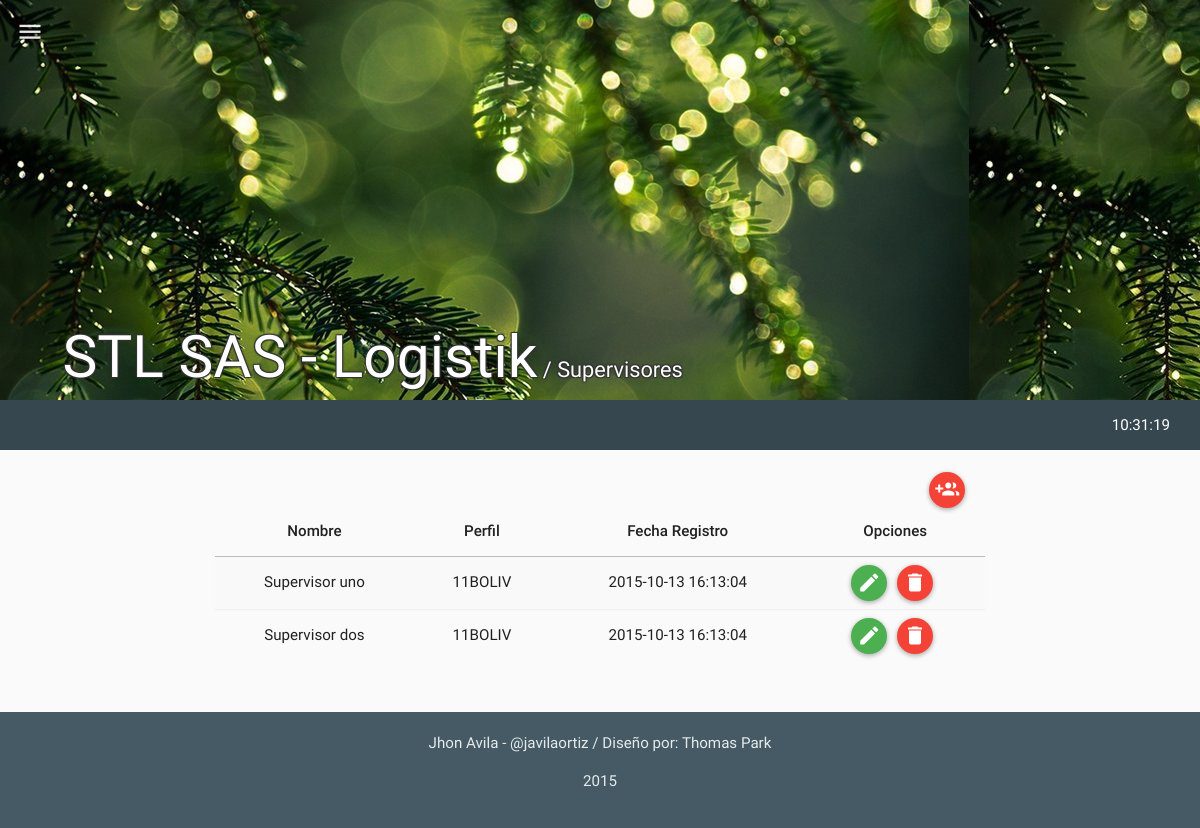
Page /mods/supervisores/supervisores.php (signed in) on the earlier database version.
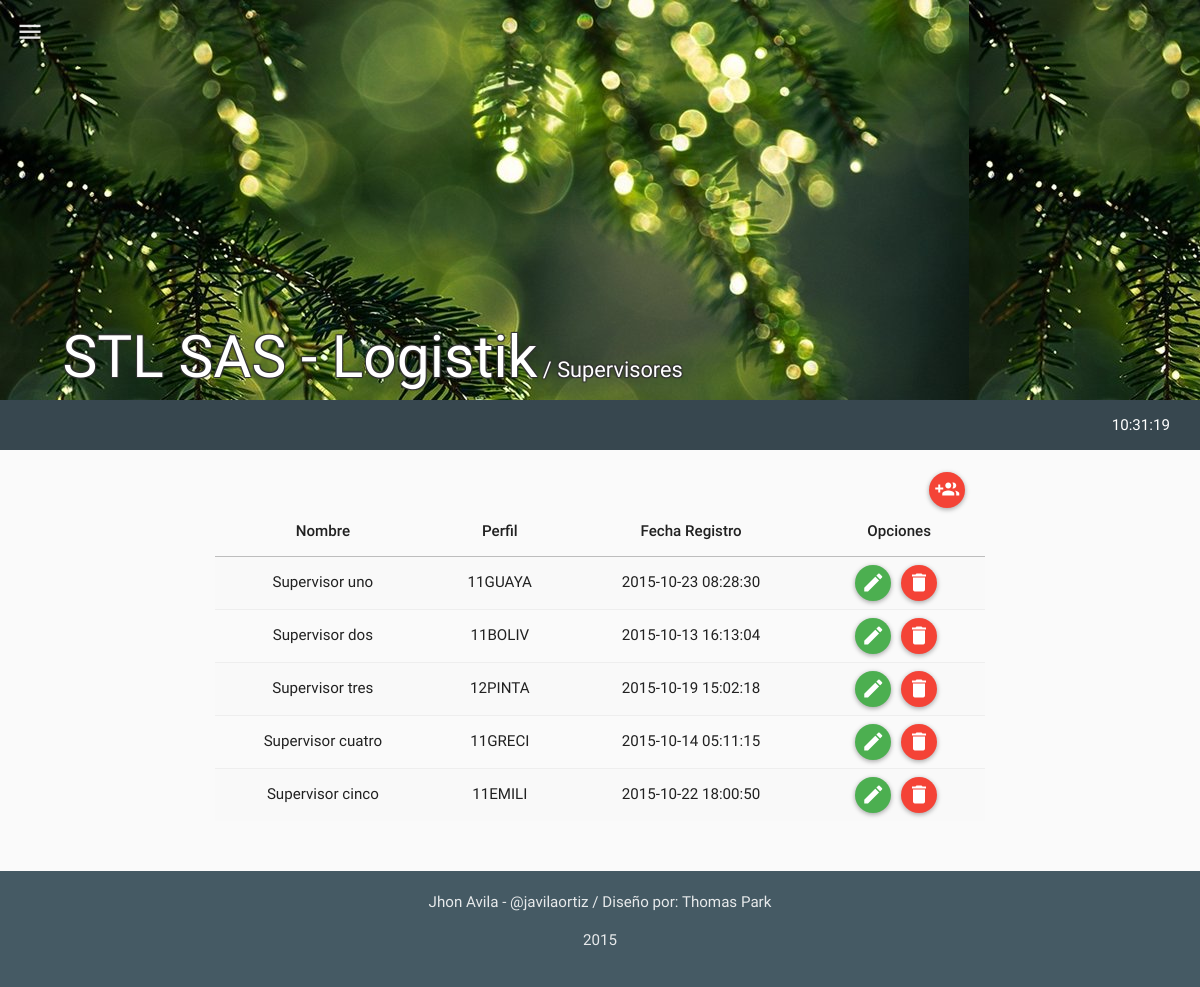
Same page on the later database version.
### tables this page shows
CREATE TABLE IF NOT EXISTS `tbl_supervisores` (
  `su_id` int(11) NOT NULL,
  `su_nombre` varchar(60) NOT NULL,
  `su_fi_id` int(11) NOT NULL,
  `su_timestamp` timestamp NOT NULL DEFAULT CURRENT_TIMESTAMP ON UPDATE CURRENT_TIMESTAMP,
  `su_created` int(11) NOT NULL,
  `su_estado` int(11) NOT NULL
);

CREATE TABLE IF NOT EXISTS `tbl_fincas` (
  `fi_id` int(11) NOT NULL,
  `fi_codigo` varchar(10) NOT NULL,
  `fi_sn_id` int(11) NOT NULL,
  `fi_timestamp` timestamp NOT NULL DEFAULT CURRENT_TIMESTAMP ON UPDATE CURRENT_TIMESTAMP,
  `fi_created` int(11) NOT NULL,
  `fi_estado` int(11) NOT NULL
);

### php/db.php (called while the page is built, shortened)
<?php
class con {
    private $host = 'localhost';
    private $user = 'root';
    private $pass = '';
    public $type = 'mysql';
    private $db = "bd_stl_logistica";
    public $lid = 0;
    function connect() {
        $connect = $this->type.'_connect';
        if (!$this->lid = $connect($this->host, $this->user, $this->pass)) {
        }
		else {
			$sql = $this->type.'_select_db';
			if (!$baseconections = $sql($this->db,$this->lid)) {
				mysql_query("SET NAMES 'utf8'");
			}
		}
		return ($this->lid);
 	}
}
?>

### php/supervisores.php (the view, shortened to what this page needs)
<?php
class supervisores{
  function get_supervisores(){
    $con = new con();
    $rt = new route();
    if(isset($_SESSION["ses_id"])){
      $qry='SELECT * FROM tbl_supervisores AS S
            INNER JOIN tbl_fincas AS F ON F.fi_id = S.su_fi_id
            WHERE S.su_estado=1;';
      $res = mysql_query($qry);
      $item =" ";
      $script ="<script>$(document).ready(function(){";
      while($row_res = mysql_fetch_assoc($res)) {
        $fn = "editar_usuario(".$row_res["su_id"].", '".$row_res["su_nombre"]."',".$row_res["su_fi_id"].", this)";
        $item.='
              <tr>
                <td>'.$row_res["su_nombre"].'</td>
                <td>'.$row_res["fi_codigo"].'</td>
                <td>'.$row_res["fi_timestamp"].'</td>
                <td>
                  <div onClick="'.$fn.'" class="btn btn-floating-mini btn-success" title="Modificar"><i class="md md-edit"></i> </div>
                  <div id="del-button" onClick="borrar_usuario('.$row_res["su_id"].', this)" class="btn btn-floating-mini btn-danger" title="Borrar"><i class="md md-delete"></i> </div>
                </td>
              </tr>
        ';
        $script.='';
      }
      $script.='});</script>';
    }
    else{$rt->routing($rt->path("login"));}
    $html='
          <table class="table table-striped table-hover ">
            <thead>
              <tr>
                <th>Nombre</th>
                <th>Perfil</th>
                <th>Fecha Registro</th>
                <th>Opciones</th>
              </tr>
            </thead>
            <tbody>
              '.$item.'
            </tbody>
          </table>
    ';
    return $script.$html;
  }
}
?>

### php/jslib.php (shortened to what this page needs)
<?php
class jslib{
	function get_css(){
		$css = '
			<link rel="stylesheet" href="../../lib/bootstrap.css" type="text/css">
			<link rel="stylesheet" href="../../lib/font.css" type="text/css">
			<link rel="stylesheet" href="../../lib/materia.css" type="text/css">
		';
		return $css;
	}
}
?>

### mods/supervisores/supervisores.php (shortened to what this page needs)
<?php
include('../../php/jslib.php');
include('../../php/app_menu.php');
include('../../php/supervisores.php');
include('../../php/html_snippets.php');
$app_menu = new app_menu();
$html_snippet = new html_snippets();
$supervisores = new supervisores();
$libs = new jslib();
$css = $libs->get_css();
?>
<!DOCTYPE html>
<html lang="en">
  <head>
    <?php
      echo $css;
    ?>
  </head>
  <body class="mtr-grey-50">
    <nav id="topbar" class="toolbar toolbar-expanded mtr-light-blue-800">
      <div class="container-fluid header-title">
        <div class="row">
          <div class="col-sm-12"><?php echo $html_snippet->app_name("001", " / Supervisores"); ?></div>
        </div>
      </div>
    </nav>
    <nav class="toolbar toolbar-fixed">
      <div class="container-fluid">
        <div class="toolbar-header">
          <a  id="headerToggle" href="#" class="menu-toggle" data-ripple-centered="true" data-ripple-color="#fff">
            <i class="md md-menu"></i>
          </a>
        </div>
      </div>
    </nav>
        <?php echo $app_menu->build_menu(); ?>
    <div class="container-fluid">
      <div class="" id="banner">
        <div class="row">
          <label class="col-lg-2 control-label"></label>
          <div class="col-sm-8 text-center">
            <div class="col-lg-12">
            <div class="col-lg-5"></div>
            <div class="col-lg-6  "></div>
            <div class="col-lg-1"><br><a href="#" id="btn_new" class="btn btn-floating-mini btn-danger" data-ripple-centered="" title="Agregar Usuario"><i class="md md-group-add"></i></a></div>
            </div>
            <p><?php echo $supervisores->get_supervisores(); ?></p>
          </div>
          <label class="col-lg-2 control-label"></label>
        </div>
      </div>
    </div>
<?php echo $html_snippet->load_footer(); ?>
  </body>
</html>

### php/html_snippets.php (shortened to what this page needs)
<?php
class html_snippets{
	function load_footer (){
		$html = '
		<footer class="container-fluid mtr-blue-grey-700">
	      <div class="row text-center">
	        <div class="col-sm-12">
	          <p>
	          	<a href="https://co.linkedin.com/in/javilaortiz" rel="nofollow">Jhon Avila</a>
	          	-
	          	<a href="https://twitter.com/javilaortiz">@javilaortiz</a>
	          	/
	          	Diseño por: <a href="http://thomaspark.me" rel="nofollow">Thomas Park</a</p>
	          <p>2015</p>
	        </div>
	      </div>
	    </footer>';
	    return $html;
	}
	function app_name($e, $a=""){
		$mod = '<span style="font-size:23px;">'.$a.'</span>';
		$str = [
			"001" => "STL SAS - Logistik".$mod
		];
		return $str[$e];
	}
}
?>

### php/app_menu.php (shortened to what this page needs)
<?php
class app_menu{
  function build_menu(){
    $con = new con();
    $rt = new route();
    if(isset($_SESSION["ses_id"])){
      $qry='SELECT * FROM tbl_modulos AS M
            INNER JOIN tbl_usuarios AS U
            INNER JOIN tbl_permisos AS P
            INNER JOIN tbl_per_x_usu AS PxU
            INNER JOIN tbl_permisos_x_modulo AS PxM
            WHERE M.mo_id = PxM.pxm_mo_id
            AND PxM.pxm_pe_id = P.pe_id
            AND P.pe_id = PxU.pxu_pe_id
            AND PxU.pxu_us_id = U.us_id
            AND U.us_id = '.$_SESSION["ses_id"];
      $res = mysql_query($qry);
      $menuitem =" ";
      $script ="<script>$(document).ready(function(){";
      $script.='});</script>';
    }
    else{$rt->routing($rt->path("login"));}
    $html='
            <nav class="navbar navbar-inverse">
              <div class="container-fluid">
                <div class="navbar-header">
                  <button type="button" class="navbar-toggle collapsed" data-toggle="collapse" data-target="#bs-example-navbar-collapse-2">
                    <span class="sr-only">Toggle navigation</span>
                    <span class="icon-bar"></span>
                    <span class="icon-bar"></span>
                    <span class="icon-bar"></span>
                  </button>
                </div>
                <div class="collapse navbar-collapse" id="bs-example-navbar-collapse-2">
                  <ul class="nav navbar-nav">
                  '.$menuitem.'
                  </ul>
                  <ul class="nav navbar-nav navbar-right">
                    <li><a href="#" id="reloj">fecha / hora</a></li>
                  </ul>
                </div>
              </div>
            </nav>
    ';
    return $script.$html;
  }
}
?>

Differences in the rows shown:
changed tbl_supervisores "Supervisor uno": tbl_fincas.fi_codigo "11BOLIV" → "11GUAYA"; tbl_fincas.fi_timestamp "2015-10-13 16:13:04" → "2015-10-23 08:28:30"
added tbl_supervisores: su_nombre "Supervisor tres", tbl_fincas.fi_codigo "12PINTA", tbl_fincas.fi_timestamp "2015-10-19 15:02:18"
added tbl_supervisores: su_nombre "Supervisor cuatro", tbl_fincas.fi_codigo "11GRECI", tbl_fincas.fi_timestamp "2015-10-14 05:11:15"
added tbl_supervisores: su_nombre "Supervisor cinco", tbl_fincas.fi_codigo "11EMILI", tbl_fincas.fi_timestamp "2015-10-22 18:00:50"
